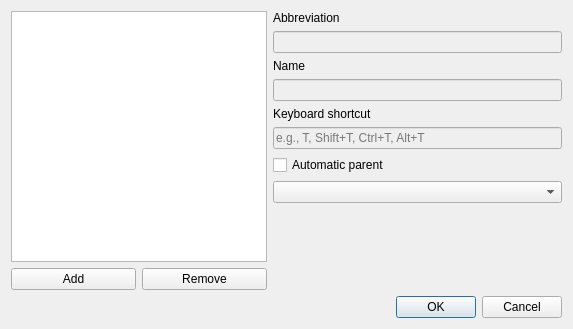
<?xml version="1.0" encoding="UTF-8"?>
<ui version="4.0">
 <class>ClosedVocabularyDialog</class>
 <widget class="QDialog" name="ClosedVocabularyDialog">
  <property name="geometry">
   <rect>
    <x>0</x>
    <y>0</y>
    <width>573</width>
    <height>329</height>
   </rect>
  </property>
  <property name="windowTitle">
   <string>Syntactic element closed vocabulary editor</string>
  </property>
  <layout class="QVBoxLayout" name="verticalLayout_2">
   <item>
    <layout class="QHBoxLayout" name="horizontalLayout" stretch="0,2">
     <item>
      <layout class="QVBoxLayout" name="verticalLayout_3">
       <item>
        <widget class="QListView" name="listView"/>
       </item>
       <item>
        <layout class="QHBoxLayout" name="horizontalLayout_2" stretch="1,1">
         <item>
          <widget class="QPushButton" name="add">
           <property name="sizePolicy">
            <sizepolicy hsizetype="Minimum" vsizetype="Fixed">
             <horstretch>1</horstretch>
             <verstretch>0</verstretch>
            </sizepolicy>
           </property>
           <property name="text">
            <string>Add</string>
           </property>
          </widget>
         </item>
         <item>
          <widget class="QPushButton" name="remove">
           <property name="sizePolicy">
            <sizepolicy hsizetype="Minimum" vsizetype="Fixed">
             <horstretch>1</horstretch>
             <verstretch>0</verstretch>
            </sizepolicy>
           </property>
           <property name="text">
            <string>Remove</string>
           </property>
          </widget>
         </item>
        </layout>
       </item>
      </layout>
     </item>
     <item>
      <layout class="QVBoxLayout" name="verticalLayout">
       <item>
        <widget class="QLabel" name="label_2">
         <property name="text">
          <string>Abbreviation</string>
         </property>
        </widget>
       </item>
       <item>
        <widget class="QLineEdit" name="abbreviation">
         <property name="enabled">
          <bool>false</bool>
         </property>
        </widget>
       </item>
       <item>
        <widget class="QLabel" name="label">
         <property name="text">
          <string>Name</string>
         </property>
        </widget>
       </item>
       <item>
        <widget class="QLineEdit" name="name">
         <property name="enabled">
          <bool>false</bool>
         </property>
        </widget>
       </item>
       <item>
        <widget class="QLabel" name="label_3">
         <property name="text">
          <string>Keyboard shortcut</string>
         </property>
        </widget>
       </item>
       <item>
        <widget class="QLineEdit" name="keystroke">
         <property name="enabled">
          <bool>false</bool>
         </property>
         <property name="inputMask">
          <string/>
         </property>
         <property name="text">
          <string/>
         </property>
         <property name="maxLength">
          <number>32767</number>
         </property>
         <property name="placeholderText">
          <string>e.g., T, Shift+T, Ctrl+T, Alt+T</string>
         </property>
        </widget>
       </item>
       <item>
        <widget class="QCheckBox" name="parentCheckBox">
         <property name="text">
          <string>Automatic parent</string>
         </property>
        </widget>
       </item>
       <item>
        <widget class="QComboBox" name="parentComboBox"/>
       </item>
       <item>
        <spacer name="verticalSpacer">
         <property name="orientation">
          <enum>Qt::Vertical</enum>
         </property>
         <property name="sizeHint" stdset="0">
          <size>
           <width>20</width>
           <height>40</height>
          </size>
         </property>
        </spacer>
       </item>
      </layout>
     </item>
    </layout>
   </item>
   <item>
    <widget class="QDialogButtonBox" name="buttonBox">
     <property name="orientation">
      <enum>Qt::Horizontal</enum>
     </property>
     <property name="standardButtons">
      <set>QDialogButtonBox::Cancel|QDialogButtonBox::Ok</set>
     </property>
    </widget>
   </item>
  </layout>
 </widget>
 <resources/>
 <connections>
  <connection>
   <sender>buttonBox</sender>
   <signal>accepted()</signal>
   <receiver>ClosedVocabularyDialog</receiver>
   <slot>accept()</slot>
   <hints>
    <hint type="sourcelabel">
     <x>248</x>
     <y>254</y>
    </hint>
    <hint type="destinationlabel">
     <x>157</x>
     <y>274</y>
    </hint>
   </hints>
  </connection>
  <connection>
   <sender>buttonBox</sender>
   <signal>rejected()</signal>
   <receiver>ClosedVocabularyDialog</receiver>
   <slot>reject()</slot>
   <hints>
    <hint type="sourcelabel">
     <x>316</x>
     <y>260</y>
    </hint>
    <hint type="destinationlabel">
     <x>286</x>
     <y>274</y>
    </hint>
   </hints>
  </connection>
 </connections>
</ui>
